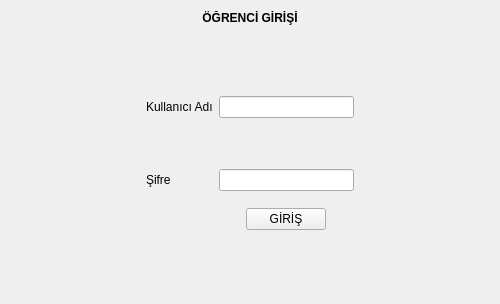
<?xml version="1.0" encoding="UTF-8"?>
<ui version="4.0">
 <class>Form</class>
 <widget class="QWidget" name="Form">
  <property name="geometry">
   <rect>
    <x>0</x>
    <y>0</y>
    <width>500</width>
    <height>304</height>
   </rect>
  </property>
  <property name="windowTitle">
   <string>Form</string>
  </property>
  <layout class="QVBoxLayout" name="verticalLayout">
   <item>
    <widget class="QLabel" name="label">
     <property name="font">
      <font>
       <weight>75</weight>
       <bold>true</bold>
       <kerning>false</kerning>
      </font>
     </property>
     <property name="layoutDirection">
      <enum>Qt::LeftToRight</enum>
     </property>
     <property name="text">
      <string>ÖĞRENCİ GİRİŞİ</string>
     </property>
     <property name="alignment">
      <set>Qt::AlignCenter</set>
     </property>
    </widget>
   </item>
   <item>
    <layout class="QGridLayout" name="gridLayout">
     <item row="2" column="1">
      <widget class="QLabel" name="label_2">
       <property name="text">
        <string>Kullanıcı Adı</string>
       </property>
      </widget>
     </item>
     <item row="4" column="1">
      <widget class="QLabel" name="label_3">
       <property name="text">
        <string>Şifre</string>
       </property>
      </widget>
     </item>
     <item row="0" column="0">
      <spacer name="horizontalSpacer">
       <property name="orientation">
        <enum>Qt::Horizontal</enum>
       </property>
       <property name="sizeHint" stdset="0">
        <size>
         <width>40</width>
         <height>20</height>
        </size>
       </property>
      </spacer>
     </item>
     <item row="1" column="1">
      <spacer name="verticalSpacer_4">
       <property name="orientation">
        <enum>Qt::Vertical</enum>
       </property>
       <property name="sizeHint" stdset="0">
        <size>
         <width>20</width>
         <height>40</height>
        </size>
       </property>
      </spacer>
     </item>
     <item row="3" column="1">
      <spacer name="verticalSpacer_3">
       <property name="orientation">
        <enum>Qt::Vertical</enum>
       </property>
       <property name="sizeHint" stdset="0">
        <size>
         <width>20</width>
         <height>40</height>
        </size>
       </property>
      </spacer>
     </item>
     <item row="4" column="2">
      <widget class="QLineEdit" name="lineEdit_password"/>
     </item>
     <item row="0" column="3">
      <spacer name="horizontalSpacer_2">
       <property name="orientation">
        <enum>Qt::Horizontal</enum>
       </property>
       <property name="sizeHint" stdset="0">
        <size>
         <width>40</width>
         <height>20</height>
        </size>
       </property>
      </spacer>
     </item>
     <item row="2" column="2">
      <widget class="QLineEdit" name="lineEdit_username"/>
     </item>
     <item row="5" column="1">
      <spacer name="verticalSpacer_2">
       <property name="orientation">
        <enum>Qt::Vertical</enum>
       </property>
       <property name="sizeHint" stdset="0">
        <size>
         <width>20</width>
         <height>40</height>
        </size>
       </property>
      </spacer>
     </item>
     <item row="7" column="1">
      <spacer name="verticalSpacer">
       <property name="orientation">
        <enum>Qt::Vertical</enum>
       </property>
       <property name="sizeHint" stdset="0">
        <size>
         <width>20</width>
         <height>40</height>
        </size>
       </property>
      </spacer>
     </item>
     <item row="5" column="2" alignment="Qt::AlignHCenter">
      <widget class="QPushButton" name="pushButton_login">
       <property name="sizePolicy">
        <sizepolicy hsizetype="Fixed" vsizetype="Fixed">
         <horstretch>0</horstretch>
         <verstretch>0</verstretch>
        </sizepolicy>
       </property>
       <property name="layoutDirection">
        <enum>Qt::LeftToRight</enum>
       </property>
       <property name="text">
        <string>GİRİŞ</string>
       </property>
      </widget>
     </item>
     <item row="7" column="2">
      <widget class="QLabel" name="label_loginInfo">
       <property name="sizePolicy">
        <sizepolicy hsizetype="Preferred" vsizetype="Preferred">
         <horstretch>0</horstretch>
         <verstretch>0</verstretch>
        </sizepolicy>
       </property>
       <property name="font">
        <font>
         <weight>50</weight>
         <bold>false</bold>
         <kerning>false</kerning>
        </font>
       </property>
       <property name="text">
        <string/>
       </property>
      </widget>
     </item>
    </layout>
   </item>
  </layout>
 </widget>
 <resources/>
 <connections/>
</ui>
